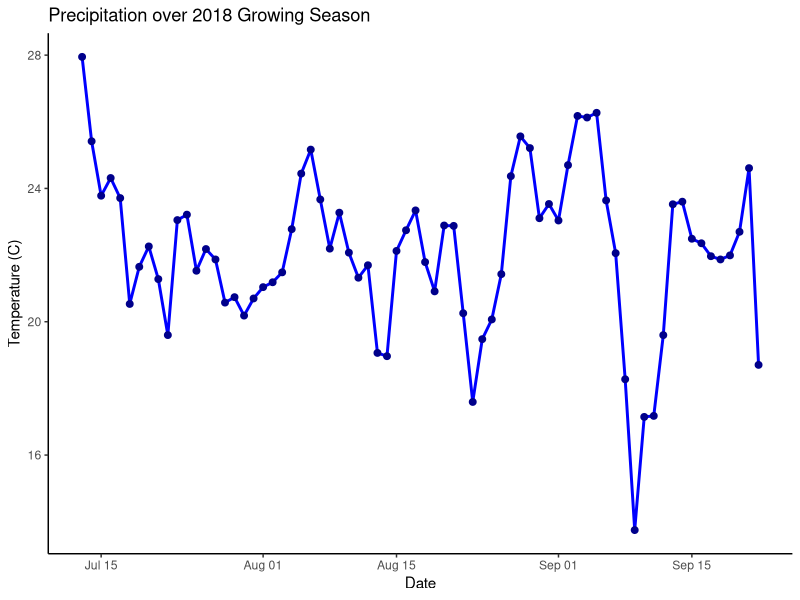
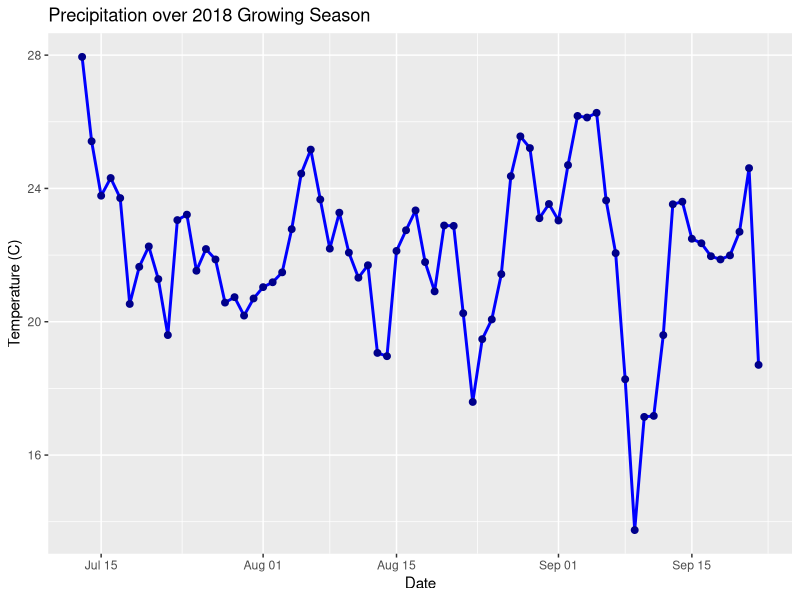

The R script that drew these images, in order:
#Weather Station Data
rm(list=ls())

library(dplyr)
library(ggplot2)
library(ggthemes)

#reads in Precip, excludes columns with datalogger info but no data
air <- read.csv("DATA/air_9-22-18_2018.csv")[,1:4] 
#excludes rows with datalogger information. Use head() and nrow() to determine range
air <- air[4:1704, -2] 

#Renaming columns to something meaningful
names(air)[colnames(air)=="TOA5"] <- "Date_Time"
names(air)[colnames(air)=="CR6"] <- "Temp"
names(air)[colnames(air)=="X3767"] <- "RH"

#Create simple date column where time is not included
air$date <- as.Date(air$Date_Time)

#converts Temp and RH column from character to number
air$Temp <- as.numeric(as.character(air$Temp))
air$RH <- as.numeric(as.character(air$RH)) 

#calculates the daily averages
by_day <- air %>% group_by(date) %>% summarise(t_mean = mean(Temp),RH_mean = mean(RH)) 

#creates a bi-weekly sequence, excluding extra sequence records
bi_seq <- (rep(seq(1:ceiling(nrow(by_day)/14)), each=14))[-(73:84)]

#adds sequence as column into daily means
by_day$biwe <- bi_seq 

#calculates bi-weekly means
by_biweek <- by_day %>% group_by(biwe) %>% summarise(t_mean = mean(t_mean),RH_mean = mean(RH_mean)) 

write.csv(by_biweek, file = "Air_biweekly_means.csv")

graph <- ggplot(by_day, aes(date, t_mean)) +
  geom_line(na.rm = TRUE, color="blue", size=1)+
  geom_point(na.rm = TRUE, color="darkblue", size=2)+
  ggtitle("Precipitation over 2018 Growing Season") +
  xlab("Date") + ylab("Temperature (C)")

DailyTemp <- graph + theme_classic()
